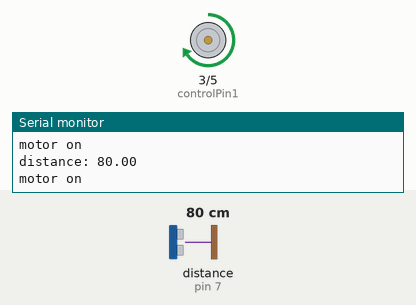
This sketch was run on a simulated Arduino Uno, built with avr-gcc and run on an emulated ATmega328P. On the bench: motor-driver pin pairs drawn as motors (green arrow = first pin HIGH = forward, orange = second pin HIGH = backward, longer = more drive, scaled by the enable pin), the last lines printed to the serial monitor. Wiring (inferred from the names in the program): ultrasonic range finder: trigger pin 4; echo pin 7. Inputs (shaded band) come from the test bench; at power-on: distance to the obstacle (sensor on pin 7) 80 cm. The echo pulse lasts 58.3 µs per cm; random numbers use the default seed unless the sketch sets one.

Above: at 7.2 s.
7.3 s: distance to the obstacle (sensor on pin 7) set to 120 cm
At 8.3 s:
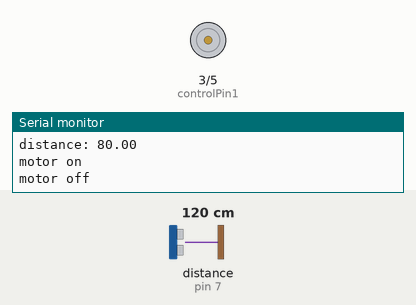
10.3 s: distance to the obstacle (sensor on pin 7) set to 104 cm
At 11.4 s:
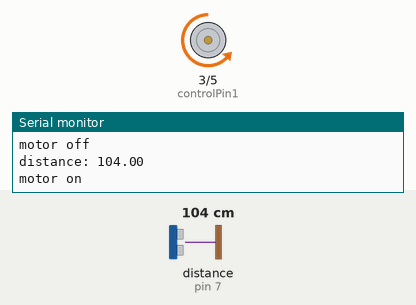
13.3 s: distance to the obstacle (sensor on pin 7) set to 95 cm
16.3 s: distance to the obstacle (sensor on pin 7) set to 250 cm
At 19.9 s:
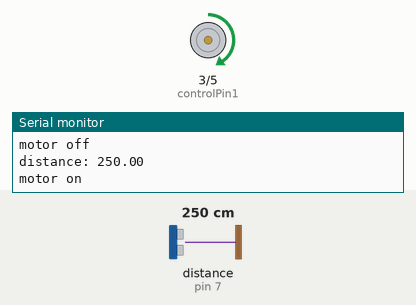
Timing chart, 0 to 23.3 s (numbered marks = the images above; inputs shaded):
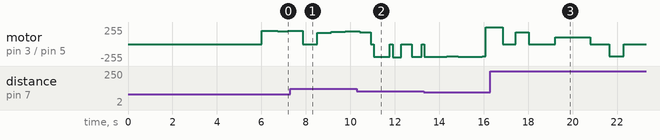

The sketch:

dcmotor.ino
```cpp
// pins
const int controlPin1 = 3;
const int controlPin2 = 5;
const int enablePin = 2;
const int trig = 4;
const int echo = 7;
// ultra
int duration;
float distance;
float meter;
// motor
int motorState = LOW;
int motorSpeed = 0;
int motorOnTime = 0;
int chosenMotorPin = 0;
// timing
unsigned long previousMillis = 0;
int interval = 0;
unsigned long previousDirectionMillis = 0;

// Define thresholds for rapid distance changes
const float rapidIncreaseThreshold = 50.0; // Adjust as needed
const float rapidDecreaseThreshold = -50.0; // Adjust as needed
// Variables to track previous distance
float previousDistance = 0.0;

void setup() {
  // put your setup code here, to run once:
  Serial.begin(9600);
  pinMode(controlPin1, OUTPUT);
  pinMode(controlPin2, OUTPUT);
  pinMode(enablePin, OUTPUT);
  digitalWrite(enablePin, LOW);
  digitalWrite(controlPin1, HIGH);
  digitalWrite(controlPin2, LOW);
  pinMode(trig, OUTPUT);
  digitalWrite(trig, LOW);
  delayMicroseconds(2);
  pinMode(echo, INPUT);
  delay(6000);
  Serial.println("Distance:");

  Serial.println("---start program---");
}

void loop() {
  ultraSonic();
  // distanceChange();
  getMotorSpeed();
  getMotorDirection();

  if (distance > 35) {
    if (distance >= 400) {
      interval = random(20000, 60000);
      motorOnTime = random(1000, 2000);
    } else if (distance < 400 && distance >= 325) {
      interval = random(1000, 10000);
      motorOnTime = random(400, 1500);
    } else if (distance < 325 && distance >= 250) {
      interval = random(800, 4000);
      motorOnTime = random(400, 1800);
    } else if (distance < 250 && distance >= 150) {
      interval = random(500, 2500);
      motorOnTime = random(400, 2500);
    } else if (distance < 150 && distance >= 100) {
      interval = random(400, 2000);
      motorOnTime = random(300, 2600);
    } else if (distance < 100 && distance >= 30) {
      interval = random(300, 1000);
      motorOnTime = random(1000, 3000);
    }
    motorProgram(interval, motorSpeed, motorOnTime);
  } else {
    digitalWrite(enablePin, HIGH);
    digitalWrite(controlPin2, LOW);
    analogWrite(controlPin1, random(220, 255));
    Serial.println("too close!!!");
  }

  delay(50);
}

void motorProgram(int interval, int motorSpeed, int motorOnTime) {
  // check to see if it's time to run the motor
  unsigned long currentMillis = millis();

  if (currentMillis - previousMillis >= interval) {
    Serial.print("distance: ");
    Serial.println(distance);
    // save the last time the motor ran
    Serial.println("motor on");
    digitalWrite(enablePin, HIGH);
    analogWrite(chosenMotorPin, motorSpeed);
    previousMillis = currentMillis;
    // set flag to indicate motor is running
    motorState = HIGH;
  }

  //check to see if motor has been running for motorOnTime
  if (motorState == HIGH && currentMillis - previousMillis >= motorOnTime) {
      // turn off the motor
      digitalWrite(enablePin, LOW);
      // reset motor state flag
      motorState = LOW;
      Serial.println("motor off");
    }
}

void getMotorSpeed() {
  int motorSpeedNoise = random(-5, 15);
  motorSpeed = 254 - map(distance, 1, 417, 10, 254) + motorSpeedNoise;
  if (motorSpeed <= 10) { motorSpeed = 10; }
  // Serial.print("mapped motor speed: ");
  // Serial.println(motorSpeed);
}

void getMotorDirection() {
    if (millis() - previousDirectionMillis >= 5000) {
        chosenMotorPin = (chosenMotorPin == controlPin1) ? controlPin2 : controlPin1;
        digitalWrite(controlPin1, chosenMotorPin == controlPin1 ? HIGH : LOW);
        digitalWrite(controlPin2, chosenMotorPin == controlPin2 ? HIGH : LOW);
        previousDirectionMillis = millis();
    }
}

void ultraSonic() {

  digitalWrite(trig, HIGH);
  delayMicroseconds(10);
  digitalWrite(trig, LOW);
  duration = pulseIn(echo, HIGH);

  if (duration >= 38000) {
    Serial.print("Out range");
  } else {
    distance = duration / 58;
    // Serial.print(distance);
    // Serial.print("cm");
    meter = distance / 100;
    // Serial.print("\t");
    // Serial.print(meter);
    // Serial.println("m");
  }
}

void distanceChange() {
  // Check for rapid increase in distance
  if (distance - previousDistance > rapidIncreaseThreshold) {
    // Rapid increase detected, trigger behavior
    digitalWrite(enablePin, HIGH);
    analogWrite(controlPin1, random(190, 255));
    Serial.println("rapid increase!!!");
    delay(1000);
  }

  // Update previous distance for next iteration
  previousDistance = distance;
}
```
